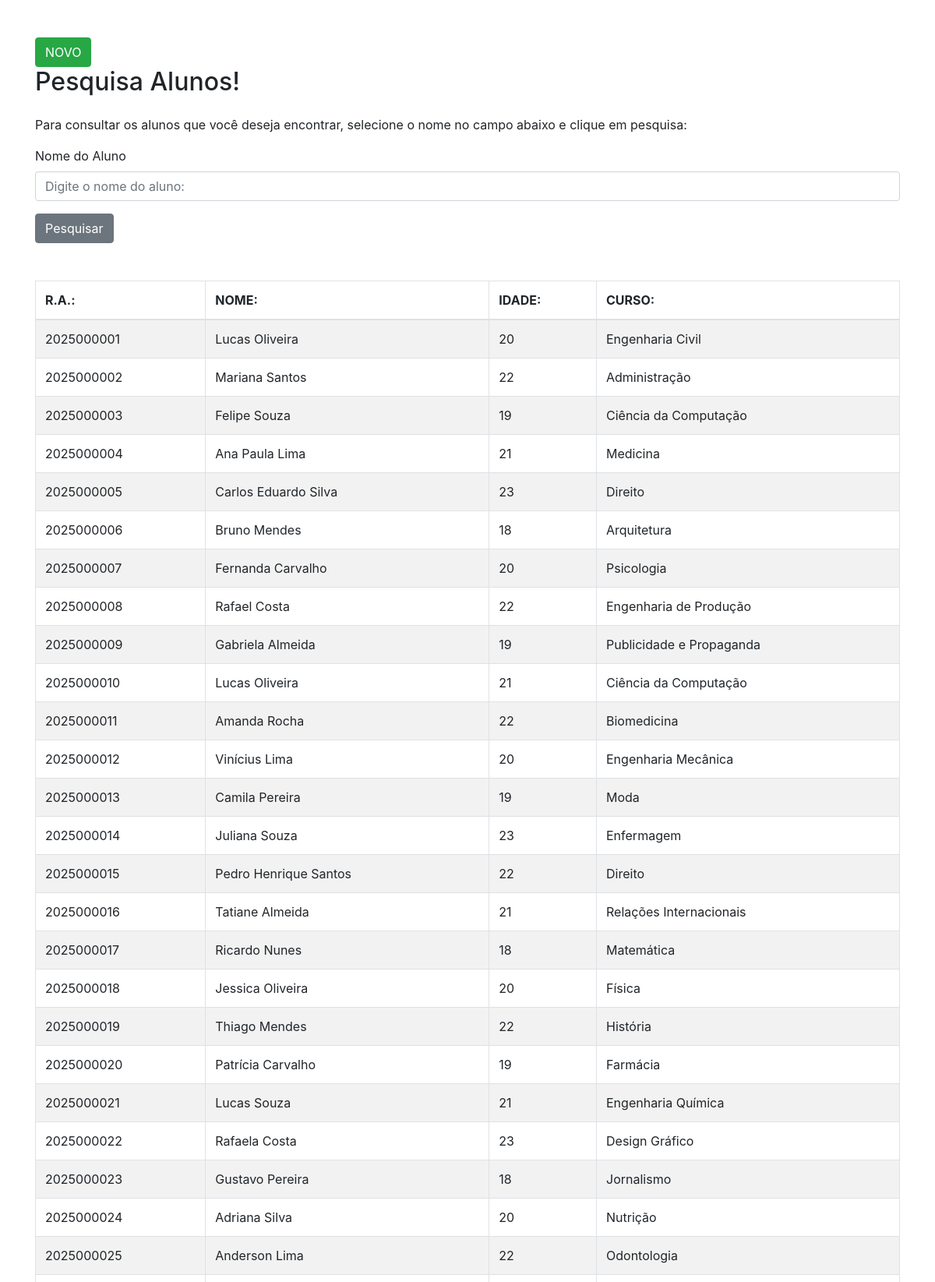
Screenshot of /Pesquisa_Inserção_Alunos/aluno_consulta.php (upper part) with the database file from the repository.
### tables this page shows
CREATE TABLE `alunos` (
  `ra` int(11) NOT NULL,
  `nome` varchar(100) NOT NULL,
  `idade` int(11) NOT NULL,
  `curso` varchar(100) NOT NULL
);

### Pesquisa_Inserção_Alunos/aluno_consulta.php (the view, shortened to what this page needs)
<!DOCTYPE html>
<html lang="pt-br">
<head>
    <link rel="stylesheet" href="https://stackpath.bootstrapcdn.com/bootstrap/4.5.2/css/bootstrap.min.css">
</head>
<body class="container mt-5">
    <a href="aluno_novo.php" class="btn btn-success">NOVO</a>
    <h2 class="mb-4">Pesquisa Alunos!</h2>
    <p class="mb-3">Para consultar os alunos que você deseja encontrar, selecione o nome no campo abaixo e clique em pesquisa:</p>
    <form action="" method="get">
        <div class="form-group">
            <label for="nome">Nome do Aluno</label>
            <input type="text" class="form-control" id="nome" placeholder="Digite o nome do aluno:" name="nome">
        </div>
        <button type="submit" class="btn btn-secondary">Pesquisar</button>
    </form>
    <br><br>
    <table class="table table-bordered table-striped">
        <thead>
            <tr>
                <th>R.A.:</th>
                <th>NOME:</th>
                <th>IDADE:</th>
                <th>CURSO:</th>
            </tr>
        </thead>
        <tbody>
            <?php
                $conexao = new mysqli("localhost", "root", "", "ite");
                $nome = "";
                $sql = "SELECT * FROM alunos WHERE nome like '%$nome%'";
                $pesquisa = $conexao->query($sql);
                foreach($pesquisa as $linha)
                {
                    echo "
                    <tr>
                        <td>" . $linha['ra'] . "</td>
                        <td>" . $linha['nome'] ."</td>
                        <td>" . $linha['idade'] ."</td>
                        <td>" . $linha['curso'] . "</td>
                    </tr>
                    ";
                }
            ?>
        </tbody>
    </table>
</body>
</html>

### rows the page displays
alunos: ra "2025000001", nome "Lucas Oliveira", idade "20", curso "Engenharia Civil"
alunos: ra "2025000002", nome "Mariana Santos", idade "22", curso "Administração"
alunos: ra "2025000003", nome "Felipe Souza", idade "19", curso "Ciência da Computação"
alunos: ra "2025000004", nome "Ana Paula Lima", idade "21", curso "Medicina"
alunos: ra "2025000005", nome "Carlos Eduardo Silva", idade "23", curso "Direito"
alunos: ra "2025000006", nome "Bruno Mendes", idade "18", curso "Arquitetura"
alunos: ra "2025000007", nome "Fernanda Carvalho", idade "20", curso "Psicologia"
alunos: ra "2025000008", nome "Rafael Costa", idade "22", curso "Engenharia de Produção"
alunos: ra "2025000009", nome "Gabriela Almeida", idade "19", curso "Publicidade e Propaganda"
alunos: ra "2025000010", nome "Lucas Oliveira", idade "21", curso "Ciência da Computação"
alunos: ra "2025000011", nome "Amanda Rocha", idade "22", curso "Biomedicina"
alunos: ra "2025000012", nome "Vinícius Lima", idade "20", curso "Engenharia Mecânica"
alunos: ra "2025000013", nome "Camila Pereira", idade "19", curso "Moda"
alunos: ra "2025000014", nome "Juliana Souza", idade "23", curso "Enfermagem"
alunos: ra "2025000015", nome "Pedro Henrique Santos", idade "22", curso "Direito"
alunos: ra "2025000016", nome "Tatiane Almeida", idade "21", curso "Relações Internacionais"
alunos: ra "2025000017", nome "Ricardo Nunes", idade "18", curso "Matemática"
alunos: ra "2025000018", nome "Jessica Oliveira", idade "20", curso "Física"
alunos: ra "2025000019", nome "Thiago Mendes", idade "22", curso "História"
alunos: ra "2025000020", nome "Patrícia Carvalho", idade "19", curso "Farmácia"
alunos: ra "2025000021", nome "Lucas Souza", idade "21", curso "Engenharia Química"
alunos: ra "2025000022", nome "Rafaela Costa", idade "23", curso "Design Gráfico"
alunos: ra "2025000023", nome "Gustavo Pereira", idade "18", curso "Jornalismo"
alunos: ra "2025000024", nome "Adriana Silva", idade "20", curso "Nutrição"
alunos: ra "2025000025", nome "Anderson Lima", idade "22", curso "Odontologia"
